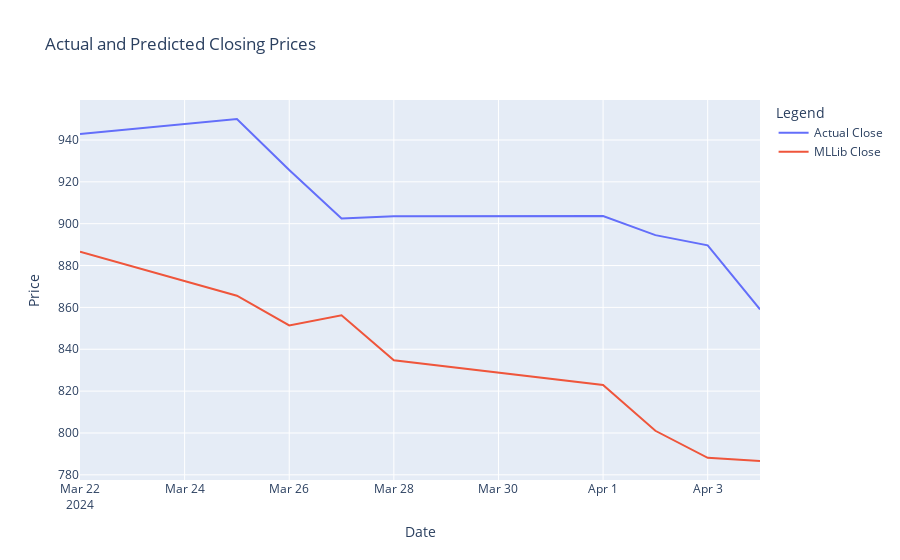

Here is the notebook cell this chart was saved with:
### Code cell
import plotly.graph_objs as go

# Create Plotly Scatter objects
trace1 = go.Scatter(
    x=merged_df.index,
    y=merged_df['Close'],
    mode='lines',
    name='Actual Close'
)

trace2 = go.Scatter(
    x=merged_df.index,
    y=merged_df['MLLib_Close'],
    mode='lines',
    name='MLLib Close'
)

# Create and show the combined graph
fig = go.Figure(data=[trace1, trace2])
fig.update_layout(
    title='Actual and Predicted Closing Prices',
    xaxis_title='Date',
    yaxis_title='Price',
    legend_title='Legend'
)

fig.show()

### Figure 1 — Plotly figure (JSON) as saved in the notebook; plotly's stock layout.template omitted (floating-point values rounded to 4 significant figures)
{"data": [{"mode": "lines", "name": "Actual Close", "type": "scatter", "x": ["2024-03-22T00:00:00", "2024-03-25T00:00:00", "2024-03-26T00:00:00", "2024-03-27T00:00:00", "2024-03-28T00:00:00", "2024-04-01T00:00:00", "2024-04-02T00:00:00", "2024-04-03T00:00:00", "2024-04-04T00:00:00"], "y": [942.9, 950.0, 925.6, 902.5, 903.6, 903.6, 894.5, 889.6, 859.0]}, {"mode": "lines", "name": "MLLib Close", "type": "scatter", "x": ["2024-03-22T00:00:00", "2024-03-25T00:00:00", "2024-03-26T00:00:00", "2024-03-27T00:00:00", "2024-03-28T00:00:00", "2024-04-01T00:00:00", "2024-04-02T00:00:00", "2024-04-03T00:00:00", "2024-04-04T00:00:00"], "y": [886.6, 865.6, 851.4, 856.2, 834.7, 823.0, 801.0, 788.1, 786.6]}], "layout": {"autosize": true, "legend": {"title": {"text": "Legend"}}, "title": {"text": "Actual and Predicted Closing Prices"}, "xaxis": {"autorange": true, "range": ["2024-03-22", "2024-04-04"], "title": {"text": "Date"}, "type": "date"}, "yaxis": {"autorange": true, "range": [777.5, 959.1], "title": {"text": "Price"}, "type": "linear"}}}
